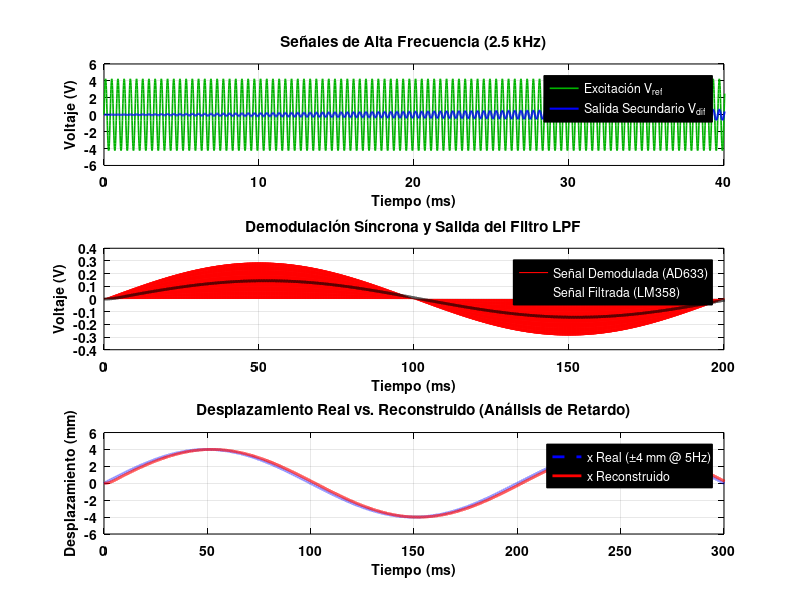

Source code (MATLAB):
% =========================================================================
% SIMULACIÓN DINÁMICA DE ACONDICIONAMIENTO DE LVDT (LEYENDAS EN NEGRO)
% =========================================================================
clear; clc; close all;

%% 1. Parámetros del Sistema y Sensores
f_exc = 2500;             % Frecuencia de excitación del LVDT (2.5 kHz)
w_exc = 2*pi*f_exc;
V_exc_rms = 3;            % Excitación de 3 Vrms
V_exc_p = V_exc_rms * sqrt(2); % ~4.2426 Vp

S = 40e-3;                % Sensibilidad: 40 mV/V/mm = 0.040 V/V/mm
f_m = 5;                  % Frecuencia del movimiento mecánico (5 Hz)
w_m = 2*pi*f_m;
x_max = 4;                % Amplitud de desplazamiento (+/- 4 mm)

% Tiempo de simulación
fs = 100000;              % Frecuencia de muestreo (100 kHz)
dt = 1/fs;
t = 0:dt:0.6;             % 0.6 segundos

%% 2. Generación de Señales
% a) Desplazamiento mecánico real x(t) en mm
x_real = x_max * sin(w_m * t);

% b) Señal de Excitación V_ref(t)
V_ref = V_exc_p * sin(w_exc * t);

% c) Señal Diferencial del Secundario V_dif(t)
V_dif = (S * V_exc_p) .* x_real .* sin(w_exc * t);

% d) Demodulación Síncrona con el AD633 (División por 10)
V_demod = (V_dif .* V_ref) / 10;

%% 3. Filtrado Pasa Bajas (Transformada Bilineal)
R1 = 11e3; R2 = 11e3;
C1 = 220e-9; C2 = 100e-9;

a2 = R1 * R2 * C1 * C2;
a1 = (R1 + R2) * C2;
a0 = 1;

K = 2 / dt;
b0_c = 1;

A_denom = a2*K^2 + a1*K + a0;
b = [b0_c, 2*b0_c, b0_c] / A_denom;
a = [A_denom, 2*a0 - 2*a2*K^2, a2*K^2 - a1*K + a0] / A_denom;

V_filtrada = filter(b, a, V_demod);

%% 4. Reconstrucción del Desplazamiento
K_factor = (S * (V_exc_p^2)) / 20; 
x_rec = V_filtrada / K_factor;

%% 5. Cálculo del Retardo
fc = 1 / (2*pi*sqrt(R1*R2*C1*C2));
w5 = 2*pi*f_m;
H_5Hz = 1 / (1 - a2*(w5^2) + 1i*a1*w5);
fase_deg = abs(angle(H_5Hz) * 180 / pi);
retardo_tiempo = (fase_deg / 360) * (1/f_m);

fprintf('=== RESULTADOS DEL ANÁLISIS EN MATLAB ===\n');
fprintf('Frecuencia de corte del filtro (fc): %.2f Hz\n', fc);
fprintf('Desfasaje del filtro a 5 Hz: %.2f grados\n', fase_deg);
fprintf('Retardo de tiempo introducido: %.2f ms\n', retardo_tiempo * 1000);

%% 6. Gráficas con Leyendas en Negro y Texto Blanco
fig = figure('Color', [1 1 1]); % Fondo blanco de la figura

% --- SUBPLOT 1 ---
ax1 = subplot(3,1,1);
plot(t*1000, V_ref, 'Color', [0 0.7 0], 'LineWidth', 1.2); hold on;
plot(t*1000, V_dif, 'b', 'LineWidth', 1.5);
title('Señales de Alta Frecuencia (2.5 kHz)', 'Color', 'k', 'FontSize', 11, 'FontWeight', 'bold');
xlabel('Tiempo (ms)', 'Color', 'k', 'FontSize', 10, 'FontWeight', 'bold');
ylabel('Voltaje (V)', 'Color', 'k', 'FontSize', 10, 'FontWeight', 'bold');
lgd1 = legend('Excitación V_{ref}', 'Salida Secundario V_{dif}');
set(lgd1, 'TextColor', 'w', 'Color', 'k', 'EdgeColor', 'k'); % Fondo negro, letras blancas
xlim([0 40]); grid on;
set(ax1, 'XColor', 'k', 'YColor', 'k', 'GridColor', [0.4 0.4 0.4], 'FontWeight', 'bold');

% --- SUBPLOT 2 ---
ax2 = subplot(3,1,2);
plot(t*1000, V_demod, 'r', 'LineWidth', 0.8); hold on;
plot(t*1000, V_filtrada, 'k', 'LineWidth', 2);
title('Demodulación Síncrona y Salida del Filtro LPF', 'Color', 'k', 'FontSize', 11, 'FontWeight', 'bold');
xlabel('Tiempo (ms)', 'Color', 'k', 'FontSize', 10, 'FontWeight', 'bold');
ylabel('Voltaje (V)', 'Color', 'k', 'FontSize', 10, 'FontWeight', 'bold');
lgd2 = legend('Señal Demodulada (AD633)', 'Señal Filtrada (LM358)');
set(lgd2, 'TextColor', 'w', 'Color', 'k', 'EdgeColor', 'k'); % Fondo negro, letras blancas
xlim([0 200]); grid on;
set(ax2, 'XColor', 'k', 'YColor', 'k', 'GridColor', [0.4 0.4 0.4], 'FontWeight', 'bold');

% --- SUBPLOT 3 ---
ax3 = subplot(3,1,3);
plot(t*1000, x_real, 'b--', 'LineWidth', 2); hold on;
plot(t*1000, x_rec, 'r', 'LineWidth', 2);
title('Desplazamiento Real vs. Reconstruido (Análisis de Retardo)', 'Color', 'k', 'FontSize', 11, 'FontWeight', 'bold');
xlabel('Tiempo (ms)', 'Color', 'k', 'FontSize', 10, 'FontWeight', 'bold');
ylabel('Desplazamiento (mm)', 'Color', 'k', 'FontSize', 10, 'FontWeight', 'bold');
lgd3 = legend('x Real (\pm4 mm @ 5Hz)', 'x Reconstruido');
set(lgd3, 'TextColor', 'w', 'Color', 'k', 'EdgeColor', 'k'); % Fondo negro, letras blancas
xlim([0 300]); grid on;
set(ax3, 'XColor', 'k', 'YColor', 'k', 'GridColor', [0.4 0.4 0.4], 'FontWeight', 'bold');
